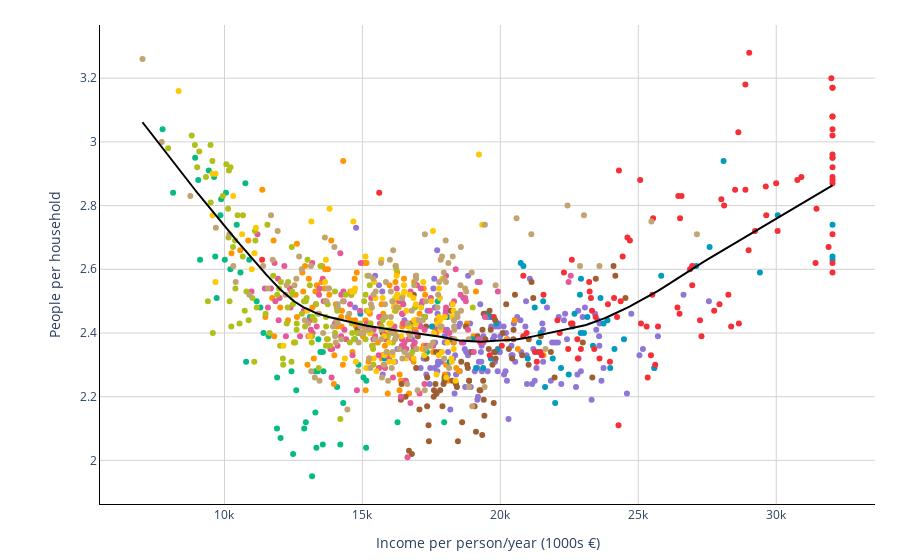

The notebook cell saved with this chart:
### Markdown cell above
### 5.2. Visualizing data
Showtime! To see how income and household size are related, we'll just plot one variable against the other. We'll stick to a simple scatterplot, but we'll color each datapoint, representing a census section, according to the district it belongs to. This will help us identify whether the data clusters as a function of that variable. We'll also add a LOWESS (locally weighted scatterplot smoothing) line, which is a model-agnostic way to visualize the trend of the data better.

### Code cell
# map the colors to each row in the DataFrame
district_colors = dict(zip(final_df["district_code"].unique(), palcolors)) #dictionary matching district code and corresponding color
final_df['color'] = final_df['district_code'].map(district_colors)

#create the scatterplot
scatter = go.Scatter(
    x=final_df["income_per_person"],
    y=final_df["mean_people_household"],
    mode='markers',
    marker=dict(color=final_df['color']),
    text=final_df['neighborhood_name'],
    customdata= np.stack((final_df['district_name'], final_df['neighborhood_name'], final_df['census_section'], final_df['income_per_person'], final_df['mean_people_household']), axis=-1),
    hovertemplate =
    '<br><b>District: %{customdata[0]}</b></br>' + 
    '<b>Neighborhood: %{customdata[1]}</b>' + 
    '<br><b>Census section: %{customdata[2]}</b></br>' + 
    '<b>Income per person/year: %{customdata[3]}</b>' + 
    '<br><b>People per household: %{customdata[4]}</b><extra></extra></br>' #add extra to remove trace:0 right next to hover box
)

#calculate LOWESS line
final_df = final_df.sort_values(by='income_per_person') #sort the DataFrame by the 'income_per_person' column, necessary to calculate the LOWESS line
lowess_result = lowess(final_df["mean_people_household"], final_df["income_per_person"], frac=0.3)
lowess_line = go.Scatter(
    x=final_df["income_per_person"],
    y=lowess_result[:, 1],
    mode='lines',
    line=dict(color='black', width=2),
    hoverinfo='none',
)

#create Figure
fig3 = go.Figure(data=[scatter, lowess_line], layout=mylayout)

#update layout with axes titles and margins
fig3.update_layout(
    xaxis=dict(title='Income per person/year (1000s €)'),
    yaxis=dict(title='People per household'),
    margin=dict(l=100, r=25, b=50, t=25),#customizing margins
    showlegend=False
)

#show the figure
fig3.show()

### Figure 1 — Plotly figure (JSON) as saved in the notebook; plotly's stock layout.template omitted (floating-point values rounded to 4 significant figures; data arrays with more than 128 entries replaced by an {"elided": "..."} marker saying what was removed)
{"data": [{"customdata": {"elided": "1068x5 mixed values"}, "hovertemplate": "<br><b>District: %{customdata[0]}</b></br><b>Neighborhood: %{customdata[1]}</b><br><b>Census section: %{customdata[2]}</b></br><b>Income per person/year: %{customdata[3]}</b><br><b>People per household: %{customdata[4]}</b><extra></extra></br>", "marker": {"color": {"elided": "1068 str values"}}, "mode": "markers", "text": {"elided": "1068 str values"}, "type": "scatter", "x": {"elided": "1068 int values"}, "y": {"elided": "1068 float values"}}, {"hoverinfo": "none", "line": {"color": "black", "width": 2}, "mode": "lines", "type": "scatter", "x": {"elided": "1068 int values"}, "y": {"elided": "1068 float values"}}], "layout": {"margin": {"b": 50, "l": 100, "r": 25, "t": 25}, "paper_bgcolor": "white", "plot_bgcolor": "white", "showlegend": false, "xaxis": {"gridcolor": "lightgrey", "linecolor": "black", "title": {"text": "Income per person/year (1000s €)"}}, "yaxis": {"gridcolor": "lightgrey", "linecolor": "black", "title": {"text": "People per household"}}}}
